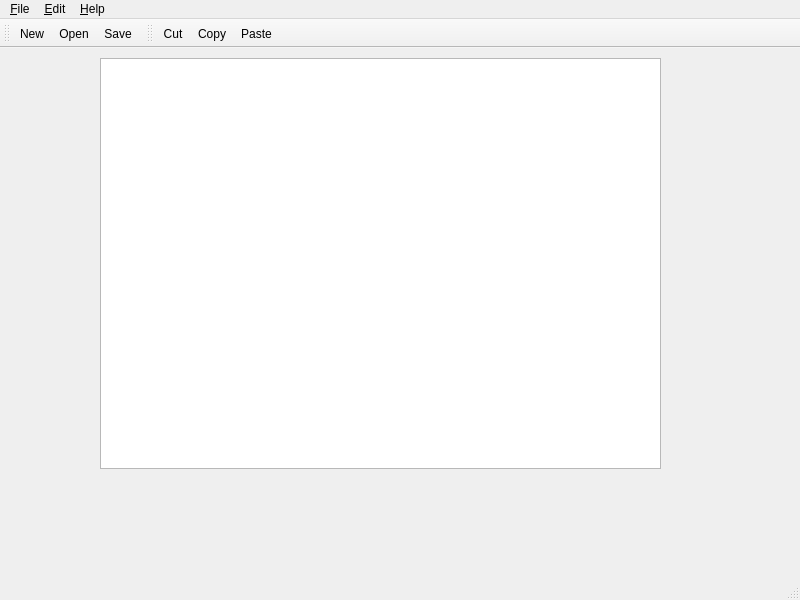
<?xml version="1.0" encoding="UTF-8"?>
<ui version="4.0">
 <class>textEditor</class>
 <widget class="QMainWindow" name="textEditor">
  <property name="geometry">
   <rect>
    <x>0</x>
    <y>0</y>
    <width>800</width>
    <height>600</height>
   </rect>
  </property>
  <property name="windowTitle">
   <string>textEditor</string>
  </property>
  <widget class="QWidget" name="centralwidget">
   <widget class="QPlainTextEdit" name="plainTextEdit">
    <property name="geometry">
     <rect>
      <x>100</x>
      <y>10</y>
      <width>561</width>
      <height>411</height>
     </rect>
    </property>
   </widget>
  </widget>
  <widget class="QMenuBar" name="menubar">
   <property name="geometry">
    <rect>
     <x>0</x>
     <y>0</y>
     <width>800</width>
     <height>20</height>
    </rect>
   </property>
   <widget class="QMenu" name="menuFile">
    <property name="title">
     <string>&amp;File</string>
    </property>
    <addaction name="actionNew"/>
    <addaction name="actionOpen"/>
    <addaction name="actionSave"/>
    <addaction name="action_Save_As"/>
    <addaction name="separator"/>
    <addaction name="action_Exit"/>
   </widget>
   <widget class="QMenu" name="menu_Edit">
    <property name="title">
     <string>&amp;Edit</string>
    </property>
    <addaction name="action_Cut"/>
    <addaction name="action_Copy"/>
    <addaction name="action_Paste"/>
   </widget>
   <widget class="QMenu" name="menu_Help">
    <property name="title">
     <string>&amp;Help</string>
    </property>
    <addaction name="action_About"/>
    <addaction name="actionAbout_Qt"/>
   </widget>
   <addaction name="menuFile"/>
   <addaction name="menu_Edit"/>
   <addaction name="menu_Help"/>
  </widget>
  <widget class="QStatusBar" name="statusbar"/>
  <widget class="QToolBar" name="toolBar">
   <property name="windowTitle">
    <string>toolBar</string>
   </property>
   <attribute name="toolBarArea">
    <enum>TopToolBarArea</enum>
   </attribute>
   <attribute name="toolBarBreak">
    <bool>false</bool>
   </attribute>
   <addaction name="actionNew"/>
   <addaction name="actionOpen"/>
   <addaction name="actionSave"/>
  </widget>
  <widget class="QToolBar" name="toolBar_2">
   <property name="windowTitle">
    <string>toolBar_2</string>
   </property>
   <attribute name="toolBarArea">
    <enum>TopToolBarArea</enum>
   </attribute>
   <attribute name="toolBarBreak">
    <bool>false</bool>
   </attribute>
   <addaction name="action_Cut"/>
   <addaction name="action_Copy"/>
   <addaction name="action_Paste"/>
  </widget>
  <action name="actionNew">
   <property name="icon">
    <iconset resource="Icons.qrc">
     <normaloff>:/icons/new.png</normaloff>:/icons/new.png</iconset>
   </property>
   <property name="text">
    <string>&amp;New</string>
   </property>
  </action>
  <action name="actionOpen">
   <property name="icon">
    <iconset resource="Icons.qrc">
     <normaloff>:/icons/open.png</normaloff>:/icons/open.png</iconset>
   </property>
   <property name="text">
    <string>&amp;Open</string>
   </property>
  </action>
  <action name="actionSave">
   <property name="icon">
    <iconset resource="Icons.qrc">
     <normaloff>:/icons/save.png</normaloff>:/icons/save.png</iconset>
   </property>
   <property name="text">
    <string>&amp;Save</string>
   </property>
  </action>
  <action name="action_Save_As">
   <property name="icon">
    <iconset resource="Icons.qrc">
     <normaloff>:/icons/saveas.png</normaloff>:/icons/saveas.png</iconset>
   </property>
   <property name="text">
    <string>&amp;Save &amp;As</string>
   </property>
  </action>
  <action name="action_Cut">
   <property name="icon">
    <iconset resource="Icons.qrc">
     <normaloff>:/icons/cut.png</normaloff>:/icons/cut.png</iconset>
   </property>
   <property name="text">
    <string>&amp;Cut</string>
   </property>
  </action>
  <action name="action_Copy">
   <property name="icon">
    <iconset resource="Icons.qrc">
     <normaloff>:/icons/copy.png</normaloff>:/icons/copy.png</iconset>
   </property>
   <property name="text">
    <string>&amp;Copy</string>
   </property>
  </action>
  <action name="action_Paste">
   <property name="icon">
    <iconset resource="Icons.qrc">
     <normaloff>:/icons/paste.png</normaloff>:/icons/paste.png</iconset>
   </property>
   <property name="text">
    <string>&amp;Paste</string>
   </property>
  </action>
  <action name="action_About">
   <property name="text">
    <string>&amp;About </string>
   </property>
  </action>
  <action name="actionAbout_Qt">
   <property name="text">
    <string>About &amp;Qt</string>
   </property>
  </action>
  <action name="action_Exit">
   <property name="icon">
    <iconset resource="Icons.qrc">
     <normaloff>:/icons/exit.png</normaloff>:/icons/exit.png</iconset>
   </property>
   <property name="text">
    <string>&amp;Exit</string>
   </property>
  </action>
 </widget>
 <resources>
  <include location="Icons.qrc"/>
 </resources>
 <connections/>
</ui>
